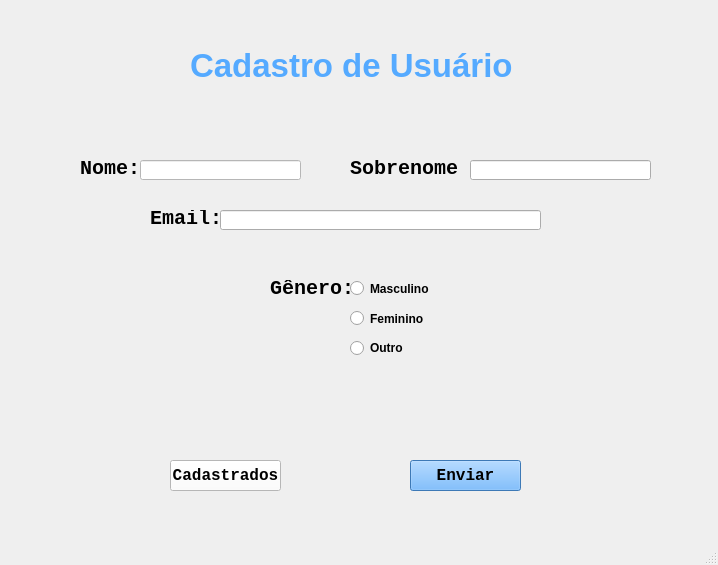
<?xml version="1.0" encoding="UTF-8"?>
<ui version="4.0">
 <class>MainWindow</class>
 <widget class="QMainWindow" name="MainWindow">
  <property name="enabled">
   <bool>true</bool>
  </property>
  <property name="geometry">
   <rect>
    <x>0</x>
    <y>0</y>
    <width>718</width>
    <height>565</height>
   </rect>
  </property>
  <property name="font">
   <font>
    <weight>75</weight>
    <bold>true</bold>
   </font>
  </property>
  <property name="windowTitle">
   <string>MainWindow</string>
  </property>
  <property name="styleSheet">
   <string notr="true"/>
  </property>
  <widget class="QWidget" name="centralwidget">
   <widget class="QLabel" name="label">
    <property name="geometry">
     <rect>
      <x>190</x>
      <y>40</y>
      <width>351</width>
      <height>51</height>
     </rect>
    </property>
    <property name="font">
     <font>
      <pointsize>25</pointsize>
      <weight>75</weight>
      <bold>true</bold>
     </font>
    </property>
    <property name="styleSheet">
     <string notr="true">color: rgb(85, 170, 255);</string>
    </property>
    <property name="text">
     <string>Cadastro de Usuário</string>
    </property>
   </widget>
   <widget class="QLabel" name="user">
    <property name="geometry">
     <rect>
      <x>80</x>
      <y>160</y>
      <width>71</width>
      <height>16</height>
     </rect>
    </property>
    <property name="font">
     <font>
      <family>Consolas</family>
      <pointsize>15</pointsize>
      <weight>75</weight>
      <bold>true</bold>
     </font>
    </property>
    <property name="text">
     <string>Nome:</string>
    </property>
   </widget>
   <widget class="QPushButton" name="enviar">
    <property name="geometry">
     <rect>
      <x>410</x>
      <y>460</y>
      <width>111</width>
      <height>31</height>
     </rect>
    </property>
    <property name="font">
     <font>
      <family>Consolas</family>
      <pointsize>12</pointsize>
      <weight>75</weight>
      <bold>true</bold>
     </font>
    </property>
    <property name="styleSheet">
     <string notr="true">color: rgb(85, 170, 255);
background-color: rgb(85, 170, 255);
color: rgb(0, 0, 0);</string>
    </property>
    <property name="text">
     <string>Enviar</string>
    </property>
   </widget>
   <widget class="QLabel" name="label_2">
    <property name="geometry">
     <rect>
      <x>350</x>
      <y>160</y>
      <width>111</width>
      <height>16</height>
     </rect>
    </property>
    <property name="font">
     <font>
      <family>Consolas</family>
      <pointsize>15</pointsize>
      <weight>75</weight>
      <bold>true</bold>
     </font>
    </property>
    <property name="text">
     <string>Sobrenome:</string>
    </property>
   </widget>
   <widget class="QLabel" name="label_3">
    <property name="geometry">
     <rect>
      <x>150</x>
      <y>210</y>
      <width>81</width>
      <height>16</height>
     </rect>
    </property>
    <property name="font">
     <font>
      <family>Consolas</family>
      <pointsize>15</pointsize>
      <weight>75</weight>
      <bold>true</bold>
     </font>
    </property>
    <property name="text">
     <string>Email:</string>
    </property>
   </widget>
   <widget class="QLineEdit" name="lineEdit">
    <property name="geometry">
     <rect>
      <x>140</x>
      <y>160</y>
      <width>161</width>
      <height>20</height>
     </rect>
    </property>
    <property name="styleSheet">
     <string notr="true">border-color: rgb(255, 255, 255);
background-color: rgb(255, 255, 255);</string>
    </property>
   </widget>
   <widget class="QLineEdit" name="lineEdit_3">
    <property name="geometry">
     <rect>
      <x>220</x>
      <y>210</y>
      <width>321</width>
      <height>20</height>
     </rect>
    </property>
   </widget>
   <widget class="QLineEdit" name="lineEdit_2">
    <property name="geometry">
     <rect>
      <x>470</x>
      <y>160</y>
      <width>181</width>
      <height>20</height>
     </rect>
    </property>
   </widget>
   <widget class="QLabel" name="label_4">
    <property name="geometry">
     <rect>
      <x>270</x>
      <y>280</y>
      <width>81</width>
      <height>16</height>
     </rect>
    </property>
    <property name="font">
     <font>
      <family>Consolas</family>
      <pointsize>15</pointsize>
      <weight>75</weight>
      <bold>true</bold>
     </font>
    </property>
    <property name="text">
     <string>Gênero:</string>
    </property>
   </widget>
   <widget class="QRadioButton" name="radioButton">
    <property name="geometry">
     <rect>
      <x>350</x>
      <y>280</y>
      <width>82</width>
      <height>17</height>
     </rect>
    </property>
    <property name="text">
     <string>Masculino</string>
    </property>
   </widget>
   <widget class="QRadioButton" name="radioButton_2">
    <property name="geometry">
     <rect>
      <x>350</x>
      <y>310</y>
      <width>82</width>
      <height>17</height>
     </rect>
    </property>
    <property name="text">
     <string>Feminino</string>
    </property>
   </widget>
   <widget class="QRadioButton" name="radioButton_3">
    <property name="geometry">
     <rect>
      <x>350</x>
      <y>340</y>
      <width>81</width>
      <height>16</height>
     </rect>
    </property>
    <property name="text">
     <string>Outro</string>
    </property>
   </widget>
   <widget class="QPushButton" name="cadastrados">
    <property name="geometry">
     <rect>
      <x>170</x>
      <y>460</y>
      <width>111</width>
      <height>31</height>
     </rect>
    </property>
    <property name="font">
     <font>
      <family>Consolas</family>
      <pointsize>12</pointsize>
      <weight>75</weight>
      <bold>true</bold>
     </font>
    </property>
    <property name="styleSheet">
     <string notr="true">background-color: rgb(255, 255, 255);</string>
    </property>
    <property name="text">
     <string>Cadastrados</string>
    </property>
   </widget>
  </widget>
  <widget class="QMenuBar" name="menubar">
   <property name="geometry">
    <rect>
     <x>0</x>
     <y>0</y>
     <width>718</width>
     <height>21</height>
    </rect>
   </property>
  </widget>
  <widget class="QStatusBar" name="statusbar"/>
 </widget>
 <resources/>
 <connections/>
</ui>
